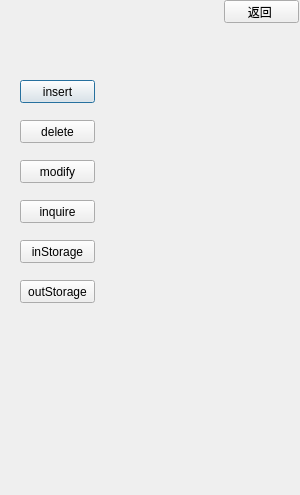
<?xml version="1.0" encoding="UTF-8"?>
<ui version="4.0">
 <class>manager_Dialog</class>
 <widget class="QDialog" name="manager_Dialog">
  <property name="geometry">
   <rect>
    <x>0</x>
    <y>0</y>
    <width>300</width>
    <height>495</height>
   </rect>
  </property>
  <property name="windowTitle">
   <string>Dialog</string>
  </property>
  <widget class="QPushButton" name="insert_pushButton">
   <property name="geometry">
    <rect>
     <x>20</x>
     <y>80</y>
     <width>75</width>
     <height>23</height>
    </rect>
   </property>
   <property name="text">
    <string>insert</string>
   </property>
  </widget>
  <widget class="QPushButton" name="delete_pushButton">
   <property name="geometry">
    <rect>
     <x>20</x>
     <y>120</y>
     <width>75</width>
     <height>23</height>
    </rect>
   </property>
   <property name="text">
    <string>delete</string>
   </property>
  </widget>
  <widget class="QPushButton" name="modify_pushButton">
   <property name="geometry">
    <rect>
     <x>20</x>
     <y>160</y>
     <width>75</width>
     <height>23</height>
    </rect>
   </property>
   <property name="text">
    <string>modify</string>
   </property>
  </widget>
  <widget class="QPushButton" name="inquire_pushButton">
   <property name="geometry">
    <rect>
     <x>20</x>
     <y>200</y>
     <width>75</width>
     <height>23</height>
    </rect>
   </property>
   <property name="text">
    <string>inquire</string>
   </property>
  </widget>
  <widget class="QPushButton" name="inStorage_pushButton">
   <property name="geometry">
    <rect>
     <x>20</x>
     <y>240</y>
     <width>75</width>
     <height>23</height>
    </rect>
   </property>
   <property name="text">
    <string>inStorage</string>
   </property>
  </widget>
  <widget class="QPushButton" name="outStorage_pushButton">
   <property name="geometry">
    <rect>
     <x>20</x>
     <y>280</y>
     <width>75</width>
     <height>23</height>
    </rect>
   </property>
   <property name="text">
    <string>outStorage</string>
   </property>
  </widget>
  <widget class="QPushButton" name="back_pushButton">
   <property name="geometry">
    <rect>
     <x>224</x>
     <y>0</y>
     <width>75</width>
     <height>23</height>
    </rect>
   </property>
   <property name="text">
    <string>返回 </string>
   </property>
  </widget>
 </widget>
 <resources/>
 <connections/>
</ui>
